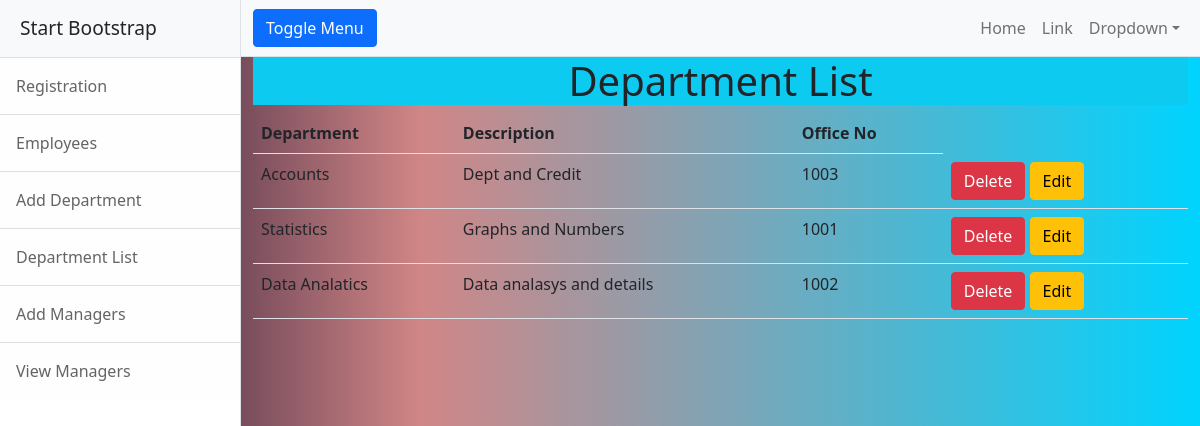
Page /accnt/depr/ on the committed database.
### account/models.py (models this page shows)
class Department(models.Model):
    DeptNo=models.IntegerField()
    DeptName=models.CharField(max_length=100)
    DeptDescription=models.CharField(max_length=120)

### account/views.py (the view)
class DepRet(View):
    def get(self,request):
        data=Department.objects.all()
        return render(request,"viewdept.html",{"data":data})

### account/templates/viewdept.html
{% extends 'index.html' %}
{% block index %}
    <h1 class="bg-info text-dark text-center">Department List</h1>
    <table class="table table-stripped">
        <tr>
            <th>Department</th>
            <th>Description</th>
            <th>Office No</th>
        </tr>
        {%for i in data%}
        <tr>
          <td>{{i.DeptName}}</td>
          <td>{{i.DeptDescription}}</td>
           <td>{{i.DeptNo}}</td>
            <td>
                <a href="{% url 'deptdel' i.id%}" class="btn btn-danger">Delete</a>
                <a href="{% url 'deptedit' i.id%}" class="btn btn-warning">Edit</a>
            </td>
        </tr>
        {%endfor%}
    </table>
    {% endblock index %}

### account/static/css/style1.css (style rules this page uses)
body { background: rgb(2,0,36); background: linear-gradient(90deg, rgba(2,0,36,1) 0%, rgba(167,26,26,0.5298319156764268) 35%, rgba(0,212,255,1) 100%); }

### rows in the picture
Department: DeptName "Accounts", DeptDescription "Dept and Credit", DeptNo "1003"
Department: DeptName "Statistics", DeptDescription "Graphs and Numbers", DeptNo "1001"
Department: DeptName "Data Analatics", DeptDescription "Data analasys and details", DeptNo "1002"
